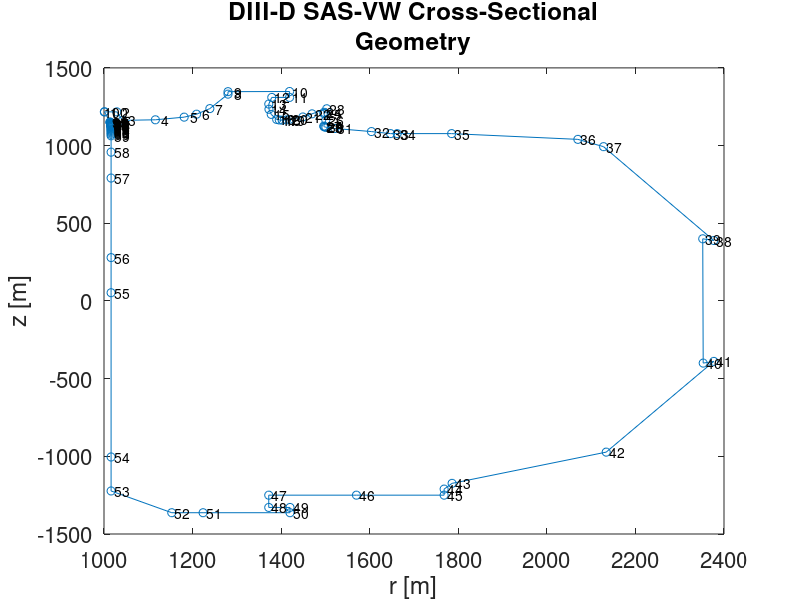

Source code (MATLAB):
close all
solps_geom = dlmread('solps_rz.txt')';

% SAVE ALL SAVED PLOTS FROM THIS SCRIPT TO '../../plots'

% order indices
indices = zeros(1,122/2);
i=0
for j = [1:122]
    if rem(j,2) ~= 0
        i=i+1;
        indices(i) = j;
    end
end
indices = [indices,122:160];

r = solps_geom(1,indices);
z = solps_geom(2,indices);
r1 = r(1:end-1);
r2 = r(2:end);
z1 = z(1:end-1);
z2 = z(2:end);

figure(1)
axis equal
plot(r,z)
hold on
scatter(r,z)
a = [1:length(r)]'; b = num2str(a); c = cellstr(b);
dx = 0.01; dy = 0.01; % displacement so the text does not overlay the data points
text(r+dx, z+dy, c);
title({'DIII-D SAS-VW Cross-Sectional','Geometry'})
xlabel('r [m]')
ylabel('z [m]')
set(gca,'fontsize',16)